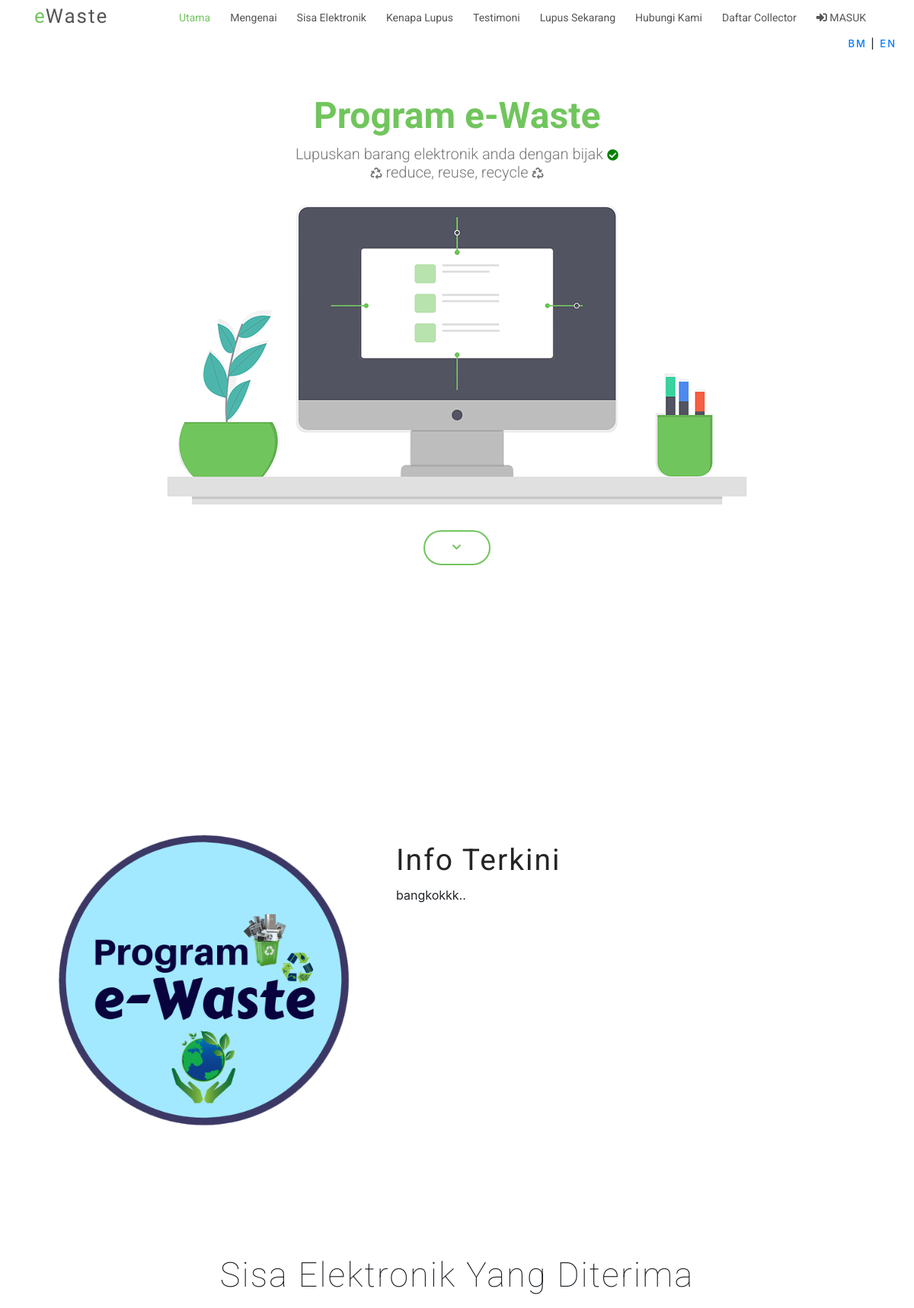
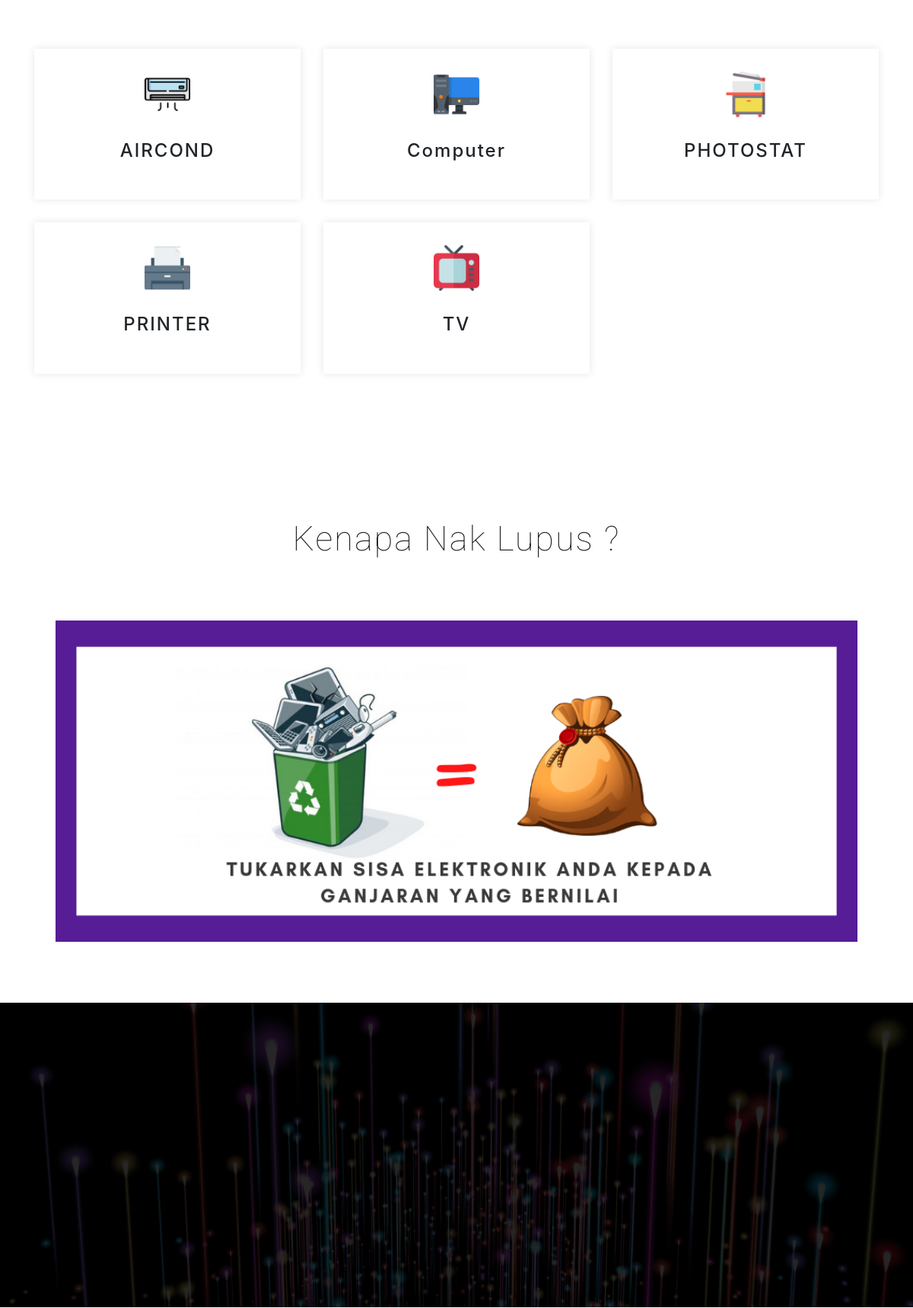
The page / (upper part) on the database its author committed (2 pictures, top to bottom).
### tables this page shows
CREATE TABLE `announce` (
  `id` int(11) NOT NULL,
  `title` varchar(1000) NOT NULL,
  `des` varchar(1000) NOT NULL
);

CREATE TABLE `item2` (
  `id` int(11) NOT NULL,
  `pic` varchar(1000) NOT NULL,
  `des` varchar(1000) NOT NULL
);

### index.php (the view, shortened to what this page needs)
<?PHP
	include("database/db_conection.php");
?>
<!DOCTYPE html>
<html lang="en">
<head>
  <link href="lib/bootstrap/css/bootstrap.min.css" rel="stylesheet">
  <link href="lib/owlcarousel/assets/owl.carousel.min.css" rel="stylesheet">
  <link href="lib/owlcarousel/assets/owl.theme.default.min.css" rel="stylesheet">
  <link href="lib/font-awesome/css/font-awesome.min.css" rel="stylesheet">
  <link href="lib/animate/animate.min.css" rel="stylesheet">
  <link href="lib/modal-video/css/modal-video.min.css" rel="stylesheet">
  <link href="css/style.css" rel="stylesheet">
  <link rel='stylesheet' href='https://use.fontawesome.com/releases/v5.7.0/css/all.css'>
</head>
<body>
  <header id="header" class="header header-hide">
    <div class="container">
      <div id="logo" class="pull-left">
        <h1><a href="index.html" class="scrollto"><span>e</span>Waste</a></h1>
      </div>
      <nav id="nav-menu-container">
        <ul class="nav-menu">
          <li class="menu-active"><a href="#hero">Utama</a></li>
          <li><a href="#about-us">Mengenai</a></li>
          <li><a href="#features">Sisa Elektronik</a></li>
          <li><a href="#screenshots">Kenapa Lupus</a></li>
          <li><a href="#testimonials">Testimoni</a></li>
          <li><a href="#pricing">Lupus Sekarang</a></li>
          <li><a href="#contact">Hubungi Kami</a></li>
		  <li><a href="#daftarcollecter">Daftar Collector</a></li>
          <li>
          	<a href="community/"><i class="fas fa-sign-in-alt"></i> MASUK</a>
</li>
        </ul>
      </nav>
    </div>
  	<h4 class="translateweb"><a href="index.html">BM</a> | <a href="en.html">EN</a></h4>
  </header>
  <section id="hero" class="wow fadeIn">
    <div class="hero-container">
      <h1><br>Program e-Waste</h1>
      <h2>
  	  Lupuskan barang elektronik anda dengan bijak <i class="fas fa-check-circle fa-xs" style="color: green;"></i>
  	  <br>
  	<i class='fas fa-recycle fa-spin' style='font-size:15px'></i> reduce, reuse, recycle <i class='fas fa-recycle fa-spin' style='font-size:15px'></i>
      <br>
    </h2>
      <img src="img/hero-img.png" alt="Hero Imgs">
      <a href="#get-started" class="btn-get-started scrollto"><i class='fas fa-chevron-down'></i></a>
    </div>
  </section>
  <section id="get-started" class="padd-section text-center wow fadeInUp">
  </section>
  <section id="about-us" class="about-us padd-section wow bounceIn">
    <div class="container">
      <div class="row justify-content-center">
        <div class="col-md-5 col-4">
          <img src="img/logo.png" alt="About">
        </div>
        <div class="col-md-7 col-8">
          <div class="about-content">
	<?PHP
	$hsn=mysqli_query($dbcon,"select * from announce where id='1'");
	$jhs=mysqli_fetch_array($hsn);
	?>
            <h2><strong><?PHP echo $jhs['title']; ?></strong></h2>
            <font><?PHP echo $jhs['des']; ?> </font>
          </div>
        </div>
      </div>
    </div>
  </section>
  <section id="features" class="padd-section text-center wow fadeIn">
    <div class="container">
      <div class="section-title text-center">
        <h2>Sisa Elektronik Yang Diterima</h2>
      </div>
    </div>
    <div class="container">
      <div class="row">
<?PHP
		$hsn=mysqli_query($dbcon,"select * from item2 order by des ASC");
		while($jhs=mysqli_fetch_array($hsn)){
		?>
        <div class="col-sm-4 col-6">
          <div class="feature-block">
            <img src="img/s/<?PHP echo $jhs['pic'];?>" alt="img" class="img-fluid">
            <h4><?PHP echo $jhs['des'];?></h4>
          </div>
        </div>
<?PHP
}
?>
      </div>
    </div>
  </section>
  <section id="screenshots" class="padd-section text-center wow zoomIn">
    <div class="container">
      <div class="section-title text-center">
        <h2>Kenapa Nak Lupus ?</h2>
      </div>
    </div>
    <div class="container">
        <div><img src="img/banner.png" alt="img" style="width: 95%; height: 100%;"></div>
      </div>
  </section>
  <section id="video" class="text-center wow pulse">
    <div class="overlay">
      <div class="container-fluid container-full">
<br><br>
        <iframe width="350" height="300" src="https://www.youtube.com/embed/K62ANavtpwc" frameborder="0" allow="accelerometer; autoplay; encrypted-media; gyroscope; picture-in-picture" allowfullscreen></iframe>
      </div>
    </div>
  </section>
<link href="//maxcdn.bootstrapcdn.com/bootstrap/4.1.1/css/bootstrap.min.css" rel="stylesheet" id="bootstrap-css">
<link href="//maxcdn.bootstrapcdn.com/bootstrap/4.1.1/css/bootstrap.min.css" rel="stylesheet" id="bootstrap-css">
<link href="//maxcdn.bootstrapcdn.com/bootstrap/4.1.1/css/bootstrap.min.css" rel="stylesheet" id="bootstrap-css">
<link href="//maxcdn.bootstrapcdn.com/bootstrap/4.1.1/css/bootstrap.min.css" rel="stylesheet" id="bootstrap-css">
</body>
</html>

### css/style.css (style rules this page uses)
body { background-color: #fff; color: #333; }
h1, h2, h3, h4, h5, h6 { margin: 0; }
h2 { color: #000; font-weight: 600; }
h4 { color: #000; font-size: 13px; font-weight: 700; letter-spacing: 2px; text-transform: uppercase; line-height: 2; }
a { letter-spacing: 2px; text-decoration: none; }
ul { letter-spacing: 1px; }
li { color: #626262; font-size: 13px; font-weight: 400; letter-spacing: 2px; line-height: 30px; text-transform: capitalize; }
span { letter-spacing: 1px; }
.translateweb { text-align: right; margin-top: 50px; margin-right: 23px; font-weight: 540; font-size: 13px; }
.img-fluid { height: 60px; margin-bottom: 30px; width: 60px; }
.container-full { padding-left: 0; padding-right: 0; }
#header { background: #fff; position: fixed; left: 0; top: 0; right: 0; height: 48px; z-index: 3; transition: all 0.5s ease; }
#header #logo { padding: 6px 0 0 0; }
#header #logo h1 { color: #505050; font-family: "Philosopher", sans-serif; font-size: 26px; font-weight: 500; letter-spacing: 1px; margin: 0; }
#header #logo h1 a { color: #555; line-height: 1; display: inline-block; text-decoration: none; }
#header #logo h1 a span { color: #71c55d; }
#hero { width: 100%; height: calc(100vh - 40px); background: url(../img/hero-bg.png) center bottom no-repeat; background-size: 100%; position: relative; margin-top: 40px; }
@media (min-width: 1025px) { #hero { background-attachment: fixed; } }
#hero .hero-container { position: absolute; bottom: 0; top: 0; left: 0; right: 0; display: flex; justify-content: center; align-items: center; flex-direction: column; text-align: center; }
#hero h1 { margin: 0 0 10px 0; font-size: 48px; font-weight: 700; line-height: 56px; font-family: "Philosopher", sans-serif; color: #71c55d; }
#hero h2 { color: #777; margin-bottom: 30px; font-size: 20px; font-family: "Roboto", sans-serif; font-weight: 300; }
#hero img { max-width: 95%; margin-bottom: 30px; }
#hero .btn-get-started { font-family: "Roboto", sans-serif; text-transform: uppercase; font-weight: 400; font-size: 13px; letter-spacing: 1px; display: inline-block; padding: 11px 36px; border-radius: 50px; transition: 0.5s; margin-bottom: 30px; border: 2px solid #71c55d; background: #fff; color: #71c55d; text-decoration: none; }
.nav-menu, .nav-menu * { margin: 0; padding: 0; list-style: none; }
.nav-menu li { position: relative; white-space: nowrap; }
.nav-menu > li { float: left; }
#nav-menu-container { float: right; margin: 0 0 0 0; }
.nav-menu a { padding: 8px 8px; text-decoration: none; display: inline-block; color: #555; font-family: "Roboto", sans-serif; font-weight: 400; font-size: 14px; outline: none; letter-spacing: 0; transition: 0.3s; }
.nav-menu li:hover > a, .nav-menu > .menu-active > a { color: #71c55d; }
.nav-menu > li { margin-left: 10px; }
#mobile-nav { position: fixed; top: 0; padding-top: 18px; bottom: 0; z-index: 998; background: rgba(52, 59, 64, 0.9); left: -260px; width: 260px; overflow-y: auto; transition: 0.4s; }
#mobile-nav ul { padding: 0; margin: 0; list-style: none; }
#mobile-nav ul li { position: relative; }
#mobile-nav ul li a { color: #fff; font-size: 14px; overflow: hidden; padding: 6px 22px 6px 15px; position: relative; text-decoration: none; width: 100%; display: block; outline: none; letter-spacing: 0; }
.padd-section { padding-bottom: 80px; padding-top: 80px; }
.section-title { margin-bottom: 80px; }
.section-title h2 { font-family: "Roboto", sans-serif; font-size: 45px; font-weight: 100; letter-spacing: 2px; margin-bottom: 20px; text-transform: capitalize; }
#get-started { display: inline-block; height: 100%; width: 100%; }
#about-us img { margin-top: 40px; display: block; max-width: 90%; margin-left: auto; margin-right: auto; }
#about-us .about-content { padding-top: 60px; }
#about-us .about-content h2 { color: #252525; font-family: "roboto"; font-size: 39px; font-weight: 100; letter-spacing: 2px; margin-bottom: 10px; text-transform: capitalize; }
#features { display: inline-block; height: 100%; width: 100%; }
#features .feature-block { box-shadow: 0 0 10px rgba(0, 0, 0, 0.1); background: #fff none repeat scroll 0 0; padding: 30px 20px; margin-bottom: 30px; transition: all 0.5s ease-in-out 0s; }
#features .feature-block h4 { margin-bottom: 20px; text-transform: capitalize; }
#video { background: url(../img/video-bg.jpg) center center; background-repeat: no-repeat; background-size: cover; height: 400px; overflow: hidden; }
#video .overlay { background: rgba(0, 0, 0, 0.85); height: 100%; }

### rows shown on the page
announce: title "Info Terkini", des "bangkokkk.."
item2: pic (picture), des "AIRCOND"
item2: pic (picture), des "Computer"
item2: pic (picture), des "PHOTOSTAT"
item2: pic (picture), des "PRINTER"
item2: pic (picture), des "TV"
